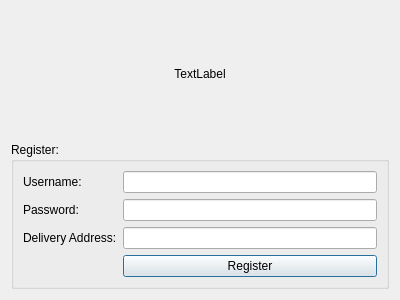
<?xml version="1.0" encoding="UTF-8"?>
<ui version="4.0">
 <class>CustomerRegister</class>
 <widget class="QDialog" name="CustomerRegister">
  <property name="geometry">
   <rect>
    <x>0</x>
    <y>0</y>
    <width>400</width>
    <height>300</height>
   </rect>
  </property>
  <property name="windowTitle">
   <string>Dialog</string>
  </property>
  <layout class="QVBoxLayout" name="verticalLayout">
   <item>
    <widget class="QLabel" name="label_logo">
     <property name="text">
      <string>TextLabel</string>
     </property>
     <property name="alignment">
      <set>Qt::AlignCenter</set>
     </property>
    </widget>
   </item>
   <item>
    <widget class="QGroupBox" name="groupBox">
     <property name="title">
      <string>Register:</string>
     </property>
     <layout class="QFormLayout" name="formLayout">
      <item row="0" column="0">
       <widget class="QLabel" name="label_uname">
        <property name="text">
         <string>Username:</string>
        </property>
        <property name="buddy">
         <cstring>lineEdit_uname</cstring>
        </property>
       </widget>
      </item>
      <item row="0" column="1">
       <widget class="QLineEdit" name="lineEdit_uname"/>
      </item>
      <item row="1" column="0">
       <widget class="QLabel" name="label_pass">
        <property name="text">
         <string>Password:</string>
        </property>
        <property name="buddy">
         <cstring>lineEdit_pass</cstring>
        </property>
       </widget>
      </item>
      <item row="1" column="1">
       <widget class="QLineEdit" name="lineEdit_pass">
        <property name="echoMode">
         <enum>QLineEdit::Password</enum>
        </property>
       </widget>
      </item>
      <item row="2" column="0">
       <widget class="QLabel" name="label_address">
        <property name="text">
         <string>Delivery Address:</string>
        </property>
        <property name="buddy">
         <cstring>lineEdit_address</cstring>
        </property>
       </widget>
      </item>
      <item row="2" column="1">
       <widget class="QLineEdit" name="lineEdit_address"/>
      </item>
      <item row="3" column="1">
       <widget class="QPushButton" name="pushButton_register">
        <property name="text">
         <string>Register</string>
        </property>
       </widget>
      </item>
     </layout>
    </widget>
   </item>
  </layout>
 </widget>
 <resources/>
 <connections/>
</ui>
